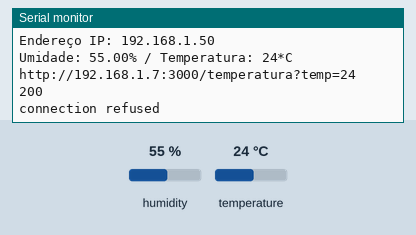
This sketch was run on a simulated ESP8266 (NodeMCU). Shown: the last lines printed to the serial monitor. Inputs (shaded band) come from the test bench; at power-on: humidity 55 %, temperature 24 °C. WiFi joins after 1.5 s; servers stay silent unless stated; uploads are accepted with an empty reply.

Above: at 2.8 s.
2.9 s: humidity set to 22 %
10.5 s: temperature set to 12 °C
At 12.03 s:
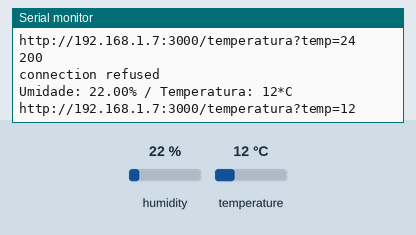
18.1 s: humidity set to 40 %
At 23.5 s:
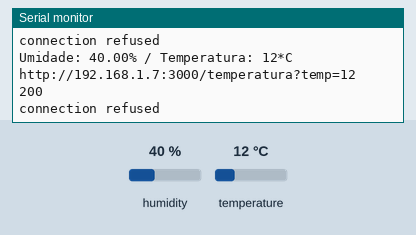

The sketch:

Ex1.ino
```cpp
#include <SPI.h> //INCLUSÃO DE BIBLIOTECA
#include <dht.h> //Biblioteca do sensor de temperatura

#include <ESP8266WiFi.h>
#include <ESP8266HTTPClient.h>
#include <WiFiClient.h>
#include <Arduino_JSON.h>

const char* ssid = "NomeDaRede";
const char* password = "SenhaDaRede";

const int pinoDHT11 = D2; //PINO ANALÓGICO UTILIZADO PELO DHT11
dht DHT; //VARIÁVEL DO TIPO DHT

void setup() {
  Serial.begin(9600); //INICIALIZA A SERIAL
  Serial.print("Vai comecar a impressao \n");

  //Modulo wifi
  WiFi.mode(WIFI_STA);
  WiFi.begin(ssid, password);
  Serial.println("");
  while (WiFi.status() != WL_CONNECTED) {
    delay(500);
    Serial.print(".");
  }
  Serial.println("");
  Serial.print("Rede WiFi: ");
  Serial.println(ssid);
  Serial.print("Endereço IP: ");
  Serial.println(WiFi.localIP());
  delay(100);
}

void loop() {
  DHT.read11(pinoDHT11); //LÊ AS INFORMAÇÕES DO SENSOR
  Serial.print("Umidade: "); //IMPRIME O TEXTO NA SERIAL
  Serial.print(DHT.humidity); //IMPRIME NA SERIAL O VALOR DE UMIDADE MEDIDO
  Serial.print("%"); //ESCREVE O TEXTO EM SEGUIDA
  Serial.print(" / Temperatura: "); //IMPRIME O TEXTO NA SERIAL
  Serial.print(DHT.temperature, 0); //IMPRIME NA SERIAL O VALOR DE UMIDADE MEDIDO E REMOVE A PARTE DECIMAL
  Serial.println("*C"); //IMPRIME O TEXTO NA SERIAL
  int temperaturaFinal = DHT.temperature;

  if (WiFi.status() == WL_CONNECTED) {
    WiFiClient client;
    HTTPClient http;
    String serverName = "http://192.168.1.7:3000/temperatura?temp=";
    serverName.concat(temperaturaFinal);
    Serial.println(serverName);
    http.begin(client, serverName);
    int httpCode = http.GET();
    Serial.println(httpCode);
    Serial.printf(http.errorToString(httpCode).c_str());
    String payload = "{}";
    if (httpCode>0) {
      payload = http.getString();
    }
    Serial.println(payload);
    http.end();
  }

  delay(10000);
}
```

Measured:
- after the input at 10.5 s, the serial monitor: prints a new line after 1.4 s (image 1)
- after the input at 18.1 s, the serial monitor: prints a new line after 4.0 s (image 2)
